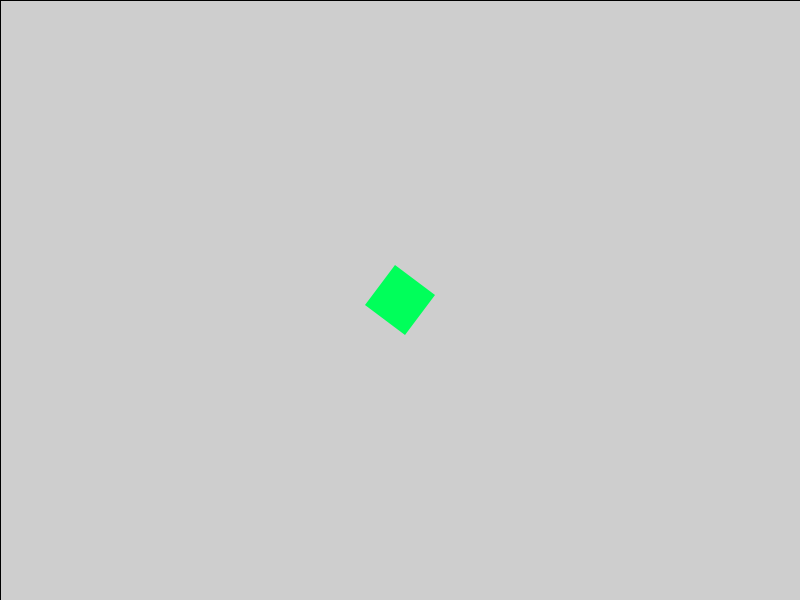
Frame 1 (no input)
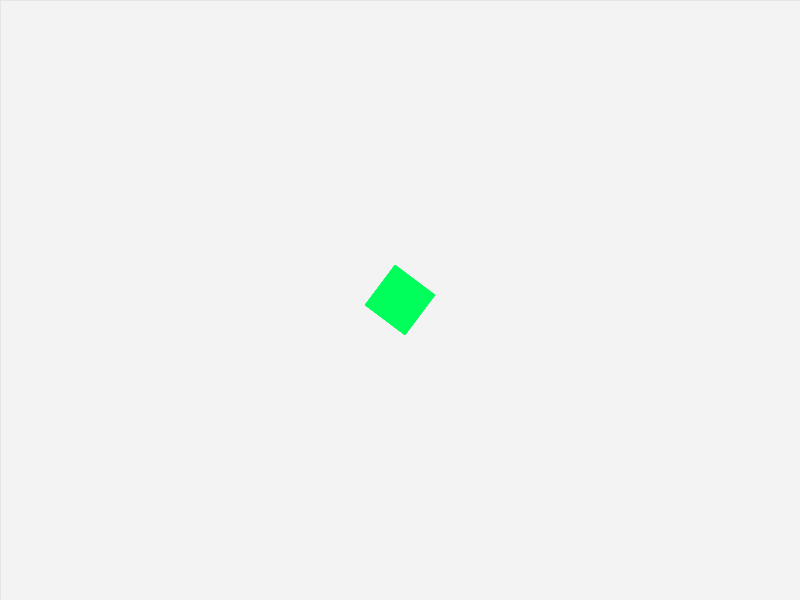
Frame 60 (the mouse pressed at the canvas centre just before this capture)
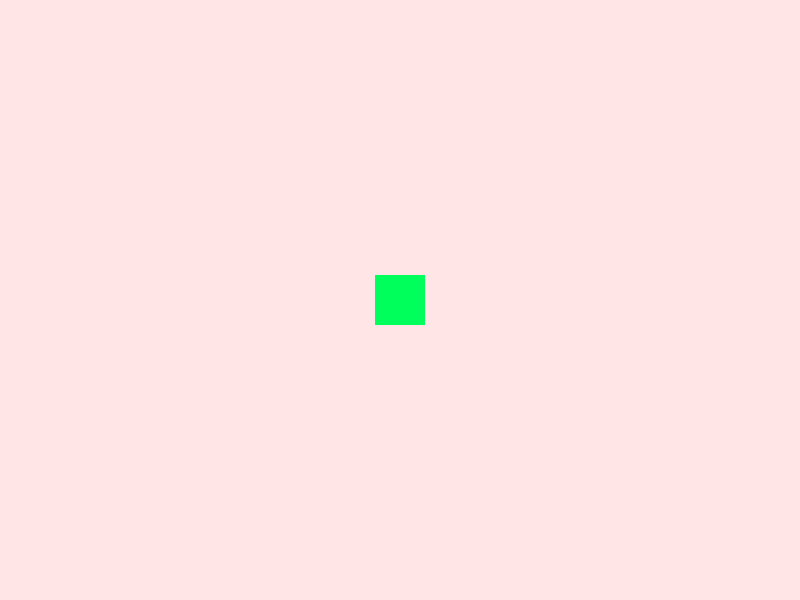
Frame 120 (the mouse held since frame 60 and released just before this capture)

The Processing sketch that drew these frames (run headless with seeded random() and noise(); from frame 60 on, the mouse is pressed at the canvas centre):

// Processing sketch: rotate_square_xy
// ── rotate_square_xy.pde


void setup(){
  size(800,600);
  rectMode(CENTER);
  colorMode(HSB);
}



void draw(){
  // step 0
  //background(255);
  
  // step 1
  rectMode(CORNER);
  fill(255,10);
  rect(0,0,width,height);
  
  // step 2
  //float a = map(mouseX,0,width,-PI,PI);
  
  // step3 
  float sp = dist(mouseX,mouseY,pmouseX,pmouseY);
  
  // step 4
  float si = map(sp,0,60,50,200);
  
  // step 5
  int h = int(map(sp,0,60,100,160));
  
  noStroke();
  rectMode(CENTER);
  translate(width/2,height/2);
  float a = atan2(mouseY-height/2, mouseX-width/2);
  rotate(a);
  
  fill(h,360,360);
  rect(0,0,si,si);
}
